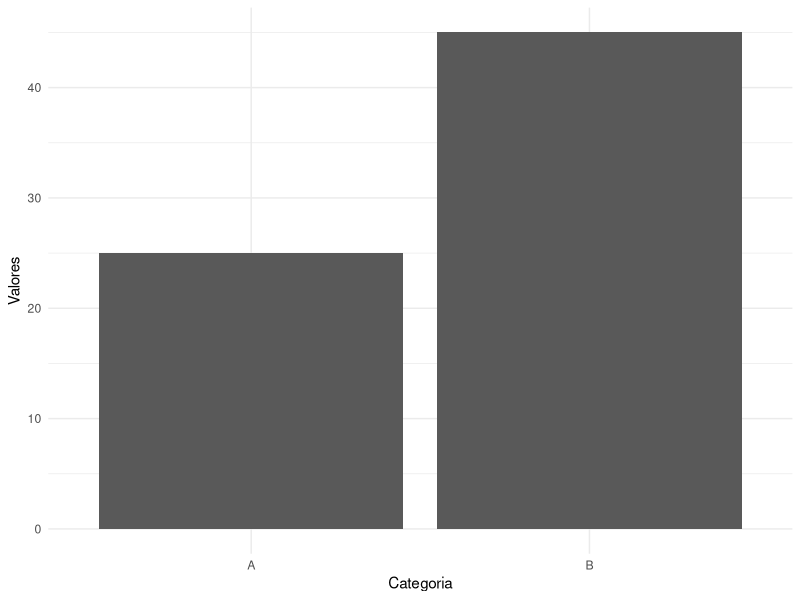

The R source for this figure:
## ---- chunk 1
# Cargar librerías
library(tidyverse)

# Crear un conjunto de datos de ejemplo
data <- tibble(
  Categoria = c("A", "A", "B", "B"),
  Valores = c(10, 15, 20, 25)
)

# Resumir datos
resumen <- data %>%
  group_by(Categoria) %>%
  summarise(Media = mean(Valores), Suma = sum(Valores))

# Mostrar resumen
print(resumen)
## ---- chunk 2
# Crear un gráfico
ggplot(data, aes(x = Categoria, y = Valores)) +
  geom_bar(stat = "identity") +
  theme_minimal()
